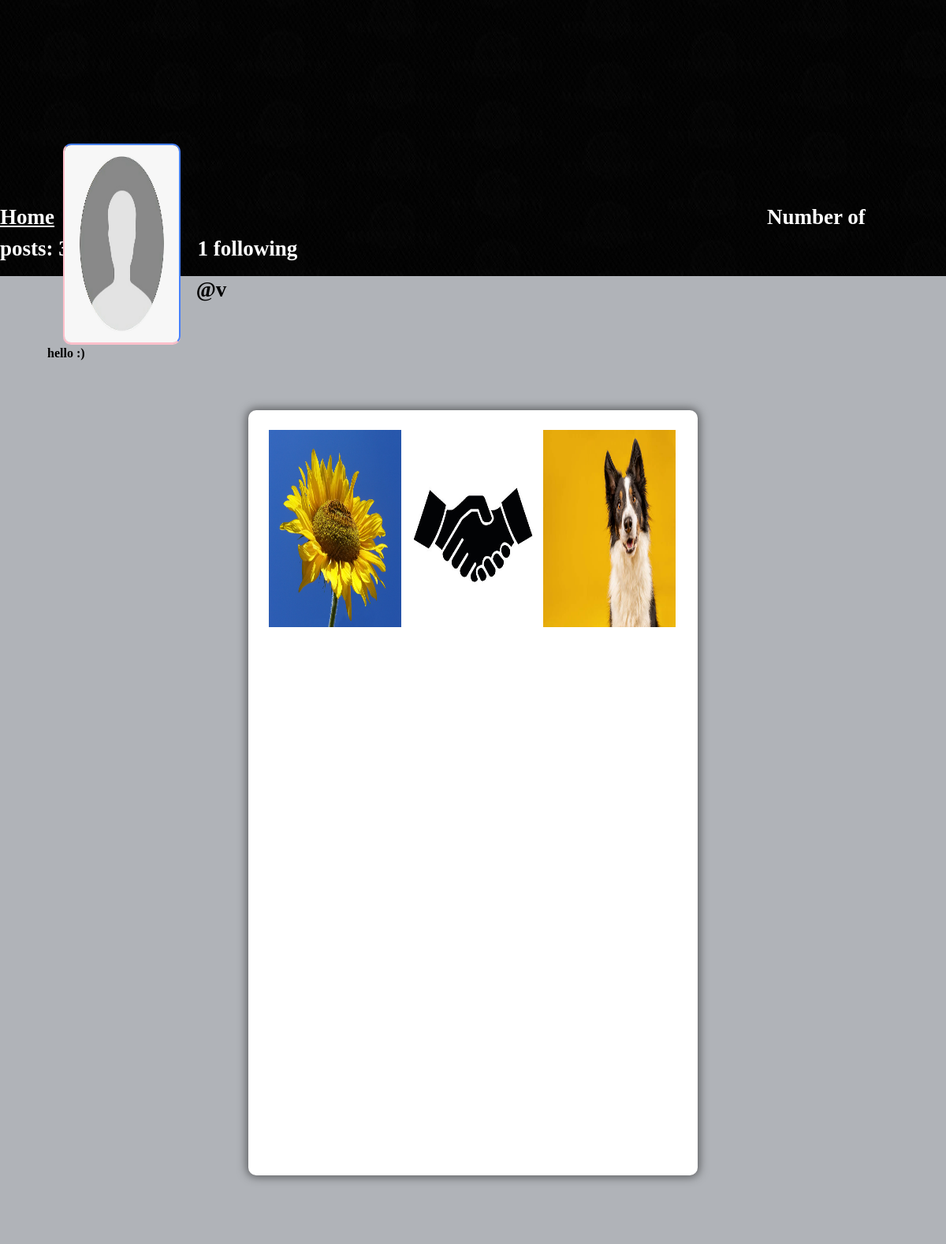
The page /profile/v (signed in) on the database its author committed.
### core/models.py (models this page shows, shortened)
class Profile(models.Model):
    user = models.ForeignKey(User, on_delete=models.CASCADE)
    id_user = models.IntegerField()
    bio = models.TextField(blank=True)
    profileimg = models.ImageField(upload_to='profile_images', default='blank-profile-picture.png')
    location = models.CharField(max_length=100, blank=True)

class Post(models.Model):
    id = models.UUIDField(primary_key=True, default=uuid.uuid4)
    user = models.CharField(max_length=500)
    image = models.ImageField(upload_to='post_images')
    caption = models.TextField()
    created_at = models.DateTimeField(default=datetime.now)
    no_of_likes = models.IntegerField(default=0)

### core/views.py (the view)
# urls.py: path('profile/<str:pk>', views.profile, name='profile'),
def profile(request, pk):
    if request.user.is_authenticated:
        pass
    else:
        return redirect('signin')
    user_object = User.objects.get(username=pk)
    user_profile = Profile.objects.get(user=user_object)
    user_posts = Post.objects.filter(user=pk)
    user_post_length = len(user_posts)
    follower = request.user.username
    user = pk
    if FollowersCount.objects.filter(follower=follower, user=user).first():
        button_text = 'Unfollow'
    else:
        button_text = 'Follow'
    user_follower = len(FollowersCount.objects.filter(user=pk))
    user_following = len(FollowersCount.objects.filter(follower=pk))
    context={
        'user_object': user_object,
        'user_profile': user_profile,
        'user_posts': user_posts,
        'user_post_length': user_post_length,
        'button_text': button_text,
        'user_follower': user_follower,
        'user_following': user_following
    }
    return render(request, 'profile.html', context)

### templates/profile.html (shortened to what this page needs)
{% load static %}
<!DOCTYPE html>
<html lang="en">
<head>
    <link rel="stylesheet" href="{% static 'css/main.min.css' %}">
    <link rel="stylesheet" href="{% static 'css/style.css' %}">
    <link rel="stylesheet" href="{% static 'css/color.css' %}">
    <link rel="stylesheet" href="{% static 'css/responsive.css' %}">
</head>
<body>
	<section>
			<div class="feature-photo">
				<figure><img src="{% static 'images/resources/black.jpg' %}" alt=""></figure>
				<form action="/follow" method="POST">
					<div class="add-btn">
					{% if user_object.username == user.username %}
					<span class="Home" style="color: white; font-size: 27px; margin-right: 900px;"><b><u><a href="/">Home</a></u></b></span>
					{% else %}
					<span class="Home" style="color: white; font-size: 27px; margin-right: 825px;"><b><u><a href="/">Home</a></u></b></span>
					{% endif %}
					<span style="color: white; font-size: 27px;"><b>Number of posts: {{user_post_length}}</b></span>
					{% if user_follower == 0 %}
					<span style="color: white; font-size: 27px;"><b>{{user_follower}} followers</b></span>
					{% elif user_follower > 1 %}
					<span style="color: white; font-size: 27px;"><b>{{user_follower}} followers</b></span>
					{% else %}
					<span style="color: white; font-size: 27px;"><b>{{user_follower}} follower</b></span>
					{% endif %}
					<span style="color: white; font-size: 27px;"><b>{{user_following}} following</b></span>
					</div>
				</form>
				<div class="container-fluid">
					<div class="row merged">
						<div class="col-lg-2 col-sm-3">
							<div class="user-avatar">
								<figure>
									<img src="{{user_profile.profileimg.url}}" style="height: 250px; width: 100%;" alt="">
								</figure>
							</div>
						</div>
						<div class="col-lg-10 col-sm-9">
							<div class="timeline-info">
								<ul>
									<li class="admin-name">
									  <h5 style="color: black;white-space: nowrap; width: 110px; font-size: 27px;"><b>@{{user_profile.user.username}}</b></h5>
									</li>
								</ul>
							</div>
						</div>
					</div>
				</div>
			</div>
		</section>
		<section>
			<div class="bio">
				<b>{{user_profile.bio}}</b>
			</div>
		</section>
	<section>
		<div class="gap gray-bg">
			<div class="container-fluid">
				<div class="row">
					<div class="col-lg-12">
						<div class="row" id="page-contents">
							<div class="col-lg-3">
								<aside class="sidebar static">
								</aside>
							</div>
							<div class="col-lg-6">
								<div class="central-meta">
									<ul class="photos">
										{% for post in user_posts reversed%}
										<li>
											{% if post.image %}
											<a class="strip" href="{{post.image.url}}" title="" data-strip-group="mygroup" data-strip-group-options="loop: false">
												<img src="{{post.image.url}}" style="height: 250px; width: 300px;" alt=""></a>
											{% endif %}
										</li>
										{% endfor %}
									</ul>
								</div>
							</div>
							<div class="col-lg-3">
								<aside class="sidebar static">
								</aside>
							</div>
						</div>
					</div>
				</div>
			</div>
		</div>
	</section>
</body>
</html>

### static/css/responsive.css (style rules this page uses)
@media screen and (max-width: 1281px) and (min-width: 1024px) { .photos > li { min-width: 32.2%; width: 32.2%; } }
@media screen and (max-width: 1281px) and (min-width: 1024px) { .timeline-info { line-height: 51px; } }
@media screen and (max-width: 1281px) and (min-width: 1024px) { .timeline-info .admin-name > h5 { font-size: 20px; } }
@media screen and (max-width: 1281px) and (min-width: 1024px) { .user-avatar { width: 80.2% } }

### rows shown on the page
Profile: profileimg (placeholder picture), user.username "v", bio "hello :)"
Post: image (picture)
Post: image (picture)
Post: image (picture)

### other values the page prints
{{ user_following }} "1"
